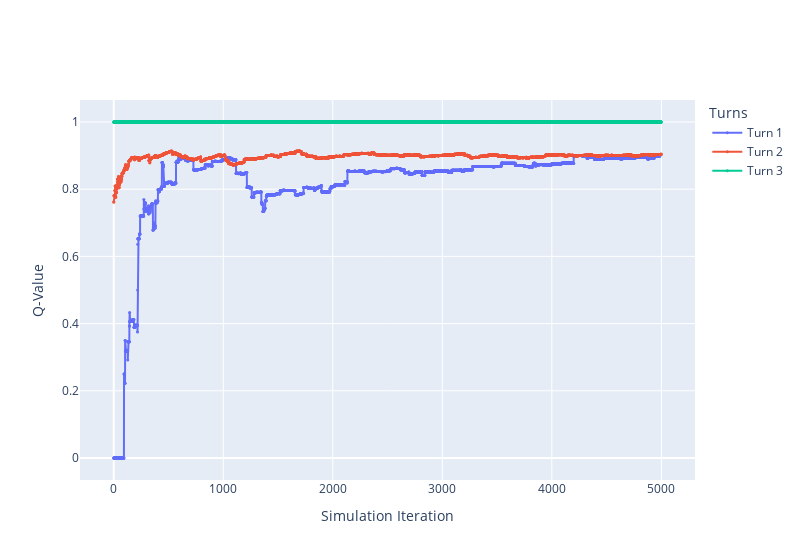

Source (notebook cell):
### Code cell
# display the best action q-value convergence over turns
fig = go.Figure()
for turn_idx, q_value_history in enumerate(turn_best_action_q_value_history):
    fig.add_trace(
        go.Scatter(
            x=list(range(len(q_value_history))),
            y=q_value_history,
            mode="lines+markers",
            marker=dict(size=3),
            name=f"Turn {turn_idx + 1}",
        )
    )

fig.update_layout(
    xaxis_title="Simulation Iteration",
    yaxis_title="Q-Value",
    legend_title="Turns",
    width=800,
)

fig.show()
fig.write_image("qvalue_convergence.pdf")

### Figure 1 — Plotly figure (JSON) as saved in the notebook; plotly's stock layout.template omitted (floating-point values rounded to 4 significant figures; data arrays with more than 128 entries replaced by an {"elided": "..."} marker saying what was removed)
{"data": [{"marker": {"size": 3}, "mode": "lines+markers", "name": "Turn 1", "type": "scatter", "x": {"elided": "4987 int values"}, "y": {"elided": "4987 float values"}}, {"marker": {"size": 3}, "mode": "lines+markers", "name": "Turn 2", "type": "scatter", "x": {"elided": "5000 int values"}, "y": {"elided": "5000 float values"}}, {"marker": {"size": 3}, "mode": "lines+markers", "name": "Turn 3", "type": "scatter", "x": {"elided": "5000 int values"}, "y": {"elided": "5000 int values"}}], "layout": {"legend": {"title": {"text": "Turns"}}, "width": 800, "xaxis": {"title": {"text": "Simulation Iteration"}}, "yaxis": {"title": {"text": "Q-Value"}}}}
